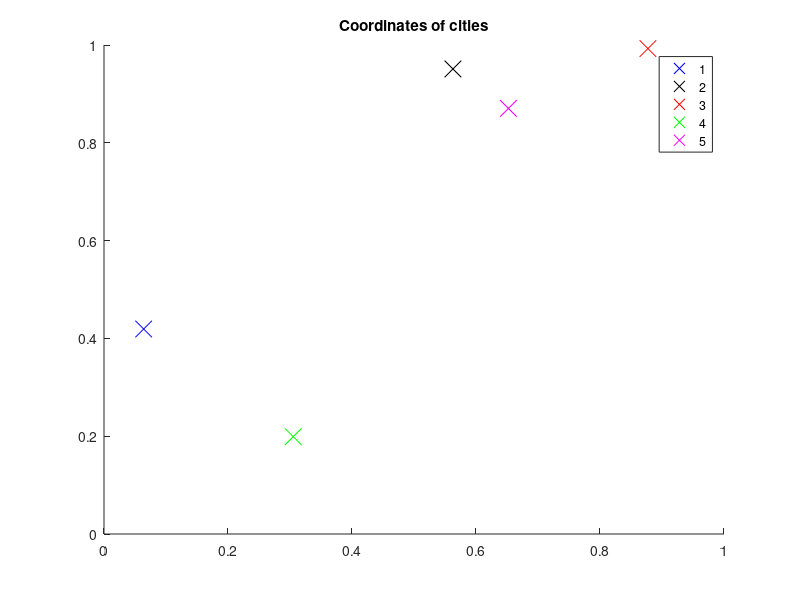

Write the MATLAB code that produced this figure. (Note: this script raises an error after producing the figure.)
%% Initialize coordinates of cities
%n=input('number of cities:');
clc;
close all;
clear all;


n=10;
% city=rand(n,2); % random init of coordinates of cities
                % 'city' matrix and 'n' can be provided explicitly instead 
                % of random init of coordinates of cities
city =[0.0640    0.4192;
    0.5628    0.9510;
    0.8773    0.9927;
    0.3052    0.1991;
    0.6523    0.8703;
    0.2235    0.6982;
    0.0350    0.2255;
    0.6443    0.6001;
    0.5395    0.0192;
    0.9961    0.7132];
                
% city =[0.5851    0.9890;
% 0.5749    0.8064;
% 0.2065    0.0430;
% 0.0571    0.5424;
% 0.2295    0.2647];

%order = [1 2 3 5 4];
%order = [3 7 5 1 2 6 8 4];
order = [7 1 6 2 5 3 10 8 9 4];

% city =[0.2458    0.5678;
%     0.6762    0.6130;
%     0.2613    0.8070;
%     0.9615    0.8808;
%     0.4976    0.1600;
%     0.4278    0.0892];

% city =[0.7641    0.6762;
%      0.8    0.6058;
%      0.1253    0.8635;
%      0.3645    0.2920];

% city =[0.5235    0.8300;
%         0.9708    0.4900;
%         0.4387    0.7674;
%         0.8119    0.0133;
%         0.8961    0.3485];                

% city =[0.7641    0.6762;
%      0.8    0.6058;
%      0.1253    0.863;
%      0.3645    0.2920;
%      0.5235    0.8300;
%      0.9708    0.4900;
%      0.4387    0.7674;
%      0.8119    0.0133];  

l=0;
a=(2*pi)/n;
figure(1);
hold on;
plot(city(1,1),city(1,2),'bx','MarkerSize',12);
plot(city(2,1),city(2,2),'kx','MarkerSize',12);
plot(city(3,1),city(3,2),'rx','MarkerSize',12);
plot(city(4,1),city(4,2),'gx','MarkerSize',12);
plot(city(5,1),city(5,2),'mx','MarkerSize',12);
% plot(city(6,1),city(6,2),'yx','MarkerSize',12);
% 
% plot(city(7,1),city(7,2),'b*','MarkerSize',12);
% plot(city(8,1),city(8,2),'k*','MarkerSize',12);
% plot(city(9,1),city(9,2),'r*','MarkerSize',12);
% plot(city(10,1),city(10,2),'g*','MarkerSize',12);

legend('1','2','3','4','5');
title('Coordinates of cities');
hold off;

corr_sum = 0;
fault_lim = 2;
corr_tot = 50;
%%
for iter = 1:corr_tot

runs=1;
L_hist=zeros(runs,1);

ap=1;
Cv=0.4;     % Value of parameter C
kv=0.1;     % Value of parameter k
R = 1;
r = 0.5;
%% testing arena!!
% theta=2*pi*rand(n,2);
%         %z=complex(mag.*cos(theta),mag.*sin(theta));  % initializing z 
%         coord_x = (R + r.*cos(theta(:,1))).*cos(theta(:,2));
%         coord_y = (R + r.*cos(theta(:,1))).*sin(theta(:,2));
%         coord_z = r.*sin(theta(:,1));
%         coord_init= [coord_x coord_y coord_z];
% theta_z = complex(cos(theta),sin(theta));  
% i = 1;
% A = 1;
% d_L(i,1) = 2*A*theta_z(i,1)*((R - sqrt(coord_x(i).^2 + coord_y(i).^2))*(coord_x(i)*sin(theta(i,1)*cos(theta(i,2)) - coord_y(i)*sin(theta(i,1))*sin(theta(i,2)) - coord_z(i)*cos(theta(i,1))  )/(sqrt(coord_x(i)^2 + coord_y(i)^2))));
% 
% disp(d_L);

%%
res=zeros(size(kv,2),ap);
for w=1:ap,
    sp=zeros(size(kv,2),1);
    min_E=zeros(size(kv,2),1);
    for e=1:size(kv,2),
        for k=1:runs,
        %disp(k);
        % Parameters initialization (o1, o2)
        %cart_coord = 2*rand(n,3);
        
        mag=2*rand(n,2);  
        theta=2*pi*rand(n,2);
        %z=complex(mag.*cos(theta),mag.*sin(theta));  % initializing z 
%         coord_x = (R + r.*cos(theta(:,1))).*cos(theta(:,2));
%         coord_y = (R + r.*cos(theta(:,1))).*sin(theta(:,2));
%         coord_z = r.*sin(theta(:,1));
%         coord_init= [coord_x coord_y coord_z];
%         coord = coord_init;
        theta_z = complex(mag.*cos(theta),mag.*sin(theta));
        iter=12000;   % total no. of iterations  12000
        fac1= 0.1;    % Noise Decay factor
        fac2 = 0.1;
        ann1 = 1 - 1e-2;
        ann2 = 1 - 1e-2;
        alpha=1e-2;  % delta t
        L_energy=zeros(iter,1);
        theta_e=zeros(iter,n);
        gr_L = ones(n, 2);


        %% Update of zj
        iter1 = 0;
        i = 0;
        while ( sum(max(abs(gr_L))) > 1e-2)
            i = i + 1;
            iter1 = iter1 + 1;
            tn=2*pi*rand(n,1);
            zn1=complex(cos(fac1*tn),sin(fac1*tn));
            fac1=ann1*fac1;
            zn2=complex(cos(fac2*tn),sin(fac2*tn));
            fac2=ann2*fac2;
            theta_z(:,1) =theta_z(:,1).*zn1;
            theta_z(:,2) =theta_z(:,2).*zn2;
            [L,gr_L2]= energy_3(city,theta_z(:,2),kv(e),Cv,l);
            a = 0;
            for j=1:n
                a=a+((abs(theta_z(j,1))^2)-1)^2;
                gr_L(j,1) = ((abs(theta_z(j,1))^2)-1)*theta_z(j,1);
            end
            L = L + 0.5*a;
            %[L,gr_L]=energy_torus(city,R, r, theta_z ,kv(e),l);
            L_energy(i)=L;
            gr_L(:,2) = gr_L2;
            for j=1:n
                theta_z(j,2)=theta_z(j,2)-alpha*gr_L(j,2);
                theta_z(j,1)=theta_z(j,1)-alpha*gr_L(j,1);
                theta_e(i,j)=theta_z(j,2);
            end
            %disp(max(abs(gr_L)));
%             if(iter1 > 13000)
%                 disp('13000');
%                 break;
%             end                
        end
        
        
        %% Plotting evolution of energy L
        if (k<=2)
%             figure(2);
%             hold on;
%             plot(L_energy,'color',rand(1,3));
%             title('Evolution of L');
%             xlabel('Iterations');
%             ylabel('Energy L');
        end
        %disp('Final L');
        %disp(L);

        if (mod(k,1)==0)
            %disp('gr');
            %disp(gr_L);
        end
        L_hist(k)=round(L*10000)/(10000);
        
        end

    E=unique(L_hist);
    count=zeros(size(E,1),1);
    t=0;
    for i=1:size(E,1)
        if isnan(E(i))==0
            for j=1:size(L_hist,1),
                if L_hist(j)==E(i)
                    count(i)=count(i)+1;
                    t=t+1;
                end
            end
        end
    end
    %disp([E,count])
    %disp(t)     % total no.of non NaN final energy
    ind=find(isnan(E)==0);
    %figure(4);
    %bar(E(ind),count(ind)/t);
    %disp([E(ind),count(ind)]);
    %xlabel('Energy');
    %ylabel('Probability');

    i=find(E==min(E));
%     disp('E=');
%     disp(E);
%     disp('min E=');
%     disp(min(E));
     min_E(e)=min(E);
    %sp(e)=count(i)/t;
    end

% figure(5);
% plot(kv,sp,'color',rand(1,3));
% disp('The success prob is');
% disp('C=');disp(Cv);
% disp('kv  sp min-E=');
% disp([kv',sp,min_E]);
% hold on;
% axis([0.4,2,0,1]);
% xlabel('Value of Parameter');ylabel('Success Probability');
res(:,w)=sp;
end

%% Plotting initial and final z on unit circle 
l=1;
[L,gr_L]=energy_torus(city,R, r, theta_z ,kv(e),l);

% figure(4);
% plot(real(z_e(1,1)),imag(z_e(1,1)), '*');
% hold on
% plot(real(z_e(1,:)),imag(z_e(1,:)));
disp('total iterations');
disp(iter1);
        

%axis([-1*a_l,a_l,-1*a_l,a_l]);

%% To view evolution of nodes 
% figure(3);
% x=0:0.01*pi:2*pi;
% z1=complex(cos(x),sin(x));
% plot(z1,'c:');
% hold on;
% a_l = 2*(R+r);
%axis([-1*a_l,a_l,-1*a_l,a_l]);
% pause(5);
% for k=1:500
%     %disp(k);
%     plot(z1,'c:');
%     plot(z_e(k,1),'bx','MarkerSize',12);
%     plot(z_e(k,2),'kx','MarkerSize',12);
%     plot(z_e(k,3),'rx','MarkerSize',12);
%     plot(z_e(k,4),'gx','MarkerSize',12);
%     plot(z_e(k,5),'mx','MarkerSize',12);
% 
%     %plot(z_e(k,6),'bo','MarkerSize',6);
%     %plot(z_e(k,7),'ko','MarkerSize',6);
%     %plot(z_e(k,8),'ro','MarkerSize',6);
%     %plot(z_e(k,9),'go','MarkerSize',6);
%     %plot(z_e(k,10),'mo','MarkerSize',6);
% 
%     %plot(z_e(k,11),'b*','MarkerSize',10);
%     %plot(z_e(k,12),'k*','MarkerSize',10);
%     %plot(z_e(k,13),'r*','MarkerSize',10);
%     %plot(z_e(k,14),'g*','MarkerSize',10);
%     %plot(z_e(k,15),'m*','MarkerSize',10);
% 
%     
% %     plot(z_init(1),'bo','MarkerSize',6);
% %     plot(z_init(2),'ko','MarkerSize',6);
% %     plot(z_init(3),'ro','MarkerSize',6);
% %     plot(z_init(4),'go','MarkerSize',6);
% %     plot(z_init(5),'mo','MarkerSize',6);
% %     
%     pause(1e-3);
%     plot(z_e(k,1),'wx','MarkerSize',12);
%     plot(z_e(k,2),'wx','MarkerSize',12);
%     plot(z_e(k,3),'wx','MarkerSize',12);
%     plot(z_e(k,4),'wx','MarkerSize',12);
%     plot(z_e(k,5),'wx','MarkerSize',12);
% 
%     %plot(z_e(k,6),'wo','MarkerSize',6);
%     %plot(z_e(k,7),'wo','MarkerSize',6);
%     %plot(z_e(k,8),'wo','MarkerSize',6);
%     %plot(z_e(k,9),'wo','MarkerSize',6);
%     %plot(z_e(k,10),'wo','MarkerSize',6);
% 
%     %plot(z_e(k,11),'w*','MarkerSize',10);
%     %plot(z_e(k,12),'w*','MarkerSize',10);
%     %plot(z_e(k,13),'w*','MarkerSize',10);
%     %plot(z_e(k,14),'w*','MarkerSize',10);
%     %plot(z_e(k,15),'w*','MarkerSize',10);
% 
% end
parm = 2;
% plot(real(theta_e(end,1)),imag(theta_e(end,1)),'bx','MarkerSize',14);
% plot(real(theta_e(end,2)),imag(theta_e(end,2)),'kx','MarkerSize',14);
% plot(real(theta_e(end,3)),imag(theta_e(end,3)),'rx','MarkerSize',14);
% plot(real(theta_e(end,4)),imag(theta_e(end,4)),'gx','MarkerSize',14);
% plot(real(theta_e(end,5)),imag(theta_e(end,5)),'mx','MarkerSize',14);

% plot(real(theta_z(1,parm)),imag(theta_z(1,parm)),'bx','MarkerSize',14);
% plot(real(theta_z(2,parm)),imag(theta_z(2,parm)),'kx','MarkerSize',14);
% plot(real(theta_z(3,parm)),imag(theta_z(3,parm)),'rx','MarkerSize',14);
% plot(real(theta_z(4,parm)),imag(theta_z(4,parm)),'gx','MarkerSize',14);
% plot(real(theta_z(5,parm)),imag(theta_z(5,parm)),'mx','MarkerSize',14);

%hold on;
% plot(real(z_e(end,6)),imag(z_e(end,6)),'yx','MarkerSize',14);
% 
% plot(real(z_e(end,7)),imag(z_e(end,7)),'b*','MarkerSize',14);
% plot(real(z_e(end,8)),imag(z_e(end,8)),'k*','MarkerSize',14);
% plot(real(z_e(end,9)),imag(z_e(end,9)),'r*','MarkerSize',14);
% plot(real(z_e(end,10)),imag(z_e(end,10)),'g*','MarkerSize',14);

%disp(angle(theta_z(:,2)));
[sort_ang, sort_ind] = sort(angle(theta_z(:,2)));
%disp(sort_ang);
disp(sort_ind);

b_ind = find(order == sort_ind(1));
b_ind = rem(b_ind, n) + 1;
corr = 1;
fault = 0;
for i = 2:n
    if (sort_ind(i) ~= order(b_ind))
        fault = fault + 1;
        %break        
    end
    if (fault > fault_lim)
        corr = 0;
       break 
    end
    b_ind = rem(b_ind, n) + 1;   
end

disp('corr');
disp(corr);
corr_sum = corr_sum + corr;
end

disp('success prob');
disp(corr_sum/corr_tot);
%% Roots of unity
plot(complex(cos(a*0),sin(a*0)),'ko','MarkerSize',4);
plot(complex(cos(a*1),sin(a*1)),'ko','MarkerSize',4);
plot(complex(cos(a*2),sin(a*2)),'ko','MarkerSize',4);
plot(complex(cos(a*3),sin(a*3)),'ko','MarkerSize',4);
plot(complex(cos(a*4),sin(a*4)),'ko','MarkerSize',4);
plot(complex(cos(a*5),sin(a*5)),'ko','MarkerSize',4);
plot(complex(cos(a*6),sin(a*6)),'ko','MarkerSize',4);
plot(complex(cos(a*7),sin(a*7)),'ko','MarkerSize',4);
% plot(complex(cos(a*8),sin(a*8)),'ko','MarkerSize',4);
% plot(complex(cos(a*9),sin(a*9)),'ko','MarkerSize',4);
